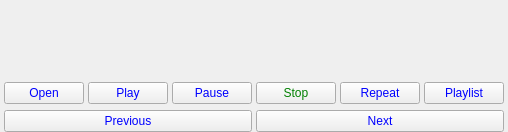
<?xml version="1.0" encoding="UTF-8"?>
<ui version="4.0">
 <class>ControlWindow</class>
 <widget class="QDialog" name="ControlWindow">
  <property name="geometry">
   <rect>
    <x>0</x>
    <y>0</y>
    <width>453</width>
    <height>132</height>
   </rect>
  </property>
  <property name="windowTitle">
   <string>LCD Display Test Window</string>
  </property>
  <layout class="QGridLayout" name="gridLayout" rowstretch="0,0,0">
   <property name="leftMargin">
    <number>4</number>
   </property>
   <property name="topMargin">
    <number>0</number>
   </property>
   <property name="rightMargin">
    <number>4</number>
   </property>
   <property name="bottomMargin">
    <number>0</number>
   </property>
   <property name="horizontalSpacing">
    <number>4</number>
   </property>
   <property name="verticalSpacing">
    <number>6</number>
   </property>
   <item row="1" column="5">
    <widget class="QPushButton" name="playlistButton">
     <property name="sizePolicy">
      <sizepolicy hsizetype="Expanding" vsizetype="Fixed">
       <horstretch>0</horstretch>
       <verstretch>0</verstretch>
      </sizepolicy>
     </property>
     <property name="styleSheet">
      <string notr="true">color: blue;</string>
     </property>
     <property name="text">
      <string>Playlist</string>
     </property>
     <property name="autoDefault">
      <bool>false</bool>
     </property>
    </widget>
   </item>
   <item row="1" column="0">
    <widget class="QPushButton" name="openButton">
     <property name="sizePolicy">
      <sizepolicy hsizetype="Expanding" vsizetype="Fixed">
       <horstretch>0</horstretch>
       <verstretch>0</verstretch>
      </sizepolicy>
     </property>
     <property name="styleSheet">
      <string notr="true">color: blue;</string>
     </property>
     <property name="text">
      <string>Open</string>
     </property>
     <property name="autoDefault">
      <bool>false</bool>
     </property>
    </widget>
   </item>
   <item row="1" column="1">
    <widget class="QPushButton" name="playButton">
     <property name="sizePolicy">
      <sizepolicy hsizetype="Expanding" vsizetype="Fixed">
       <horstretch>0</horstretch>
       <verstretch>0</verstretch>
      </sizepolicy>
     </property>
     <property name="styleSheet">
      <string notr="true">color: blue;</string>
     </property>
     <property name="text">
      <string>Play</string>
     </property>
     <property name="autoDefault">
      <bool>false</bool>
     </property>
    </widget>
   </item>
   <item row="1" column="2">
    <widget class="QPushButton" name="pauseButton">
     <property name="sizePolicy">
      <sizepolicy hsizetype="Expanding" vsizetype="Fixed">
       <horstretch>0</horstretch>
       <verstretch>0</verstretch>
      </sizepolicy>
     </property>
     <property name="styleSheet">
      <string notr="true">color: blue;</string>
     </property>
     <property name="text">
      <string>Pause</string>
     </property>
     <property name="autoDefault">
      <bool>false</bool>
     </property>
    </widget>
   </item>
   <item row="2" column="3" colspan="3">
    <widget class="QPushButton" name="nextButton">
     <property name="sizePolicy">
      <sizepolicy hsizetype="Expanding" vsizetype="Fixed">
       <horstretch>0</horstretch>
       <verstretch>0</verstretch>
      </sizepolicy>
     </property>
     <property name="styleSheet">
      <string notr="true">color: blue;</string>
     </property>
     <property name="text">
      <string>Next</string>
     </property>
     <property name="autoDefault">
      <bool>false</bool>
     </property>
    </widget>
   </item>
   <item row="2" column="0" colspan="3">
    <widget class="QPushButton" name="previousButton">
     <property name="sizePolicy">
      <sizepolicy hsizetype="Expanding" vsizetype="Fixed">
       <horstretch>0</horstretch>
       <verstretch>0</verstretch>
      </sizepolicy>
     </property>
     <property name="styleSheet">
      <string notr="true">color: blue;</string>
     </property>
     <property name="text">
      <string>Previous</string>
     </property>
     <property name="autoDefault">
      <bool>false</bool>
     </property>
    </widget>
   </item>
   <item row="1" column="4">
    <widget class="QPushButton" name="repeatButton">
     <property name="sizePolicy">
      <sizepolicy hsizetype="Expanding" vsizetype="Fixed">
       <horstretch>0</horstretch>
       <verstretch>0</verstretch>
      </sizepolicy>
     </property>
     <property name="minimumSize">
      <size>
       <width>0</width>
       <height>0</height>
      </size>
     </property>
     <property name="styleSheet">
      <string notr="true">color: blue;</string>
     </property>
     <property name="text">
      <string>Repeat</string>
     </property>
     <property name="autoDefault">
      <bool>false</bool>
     </property>
    </widget>
   </item>
   <item row="1" column="3">
    <widget class="QPushButton" name="stopButton">
     <property name="sizePolicy">
      <sizepolicy hsizetype="Expanding" vsizetype="Fixed">
       <horstretch>0</horstretch>
       <verstretch>0</verstretch>
      </sizepolicy>
     </property>
     <property name="styleSheet">
      <string notr="true">color: green;</string>
     </property>
     <property name="text">
      <string>Stop</string>
     </property>
     <property name="autoDefault">
      <bool>false</bool>
     </property>
    </widget>
   </item>
   <item row="0" column="0" colspan="6">
    <widget class="LCDDisplay" name="display" native="true">
     <property name="sizePolicy">
      <sizepolicy hsizetype="Expanding" vsizetype="Expanding">
       <horstretch>0</horstretch>
       <verstretch>0</verstretch>
      </sizepolicy>
     </property>
     <property name="minimumSize">
      <size>
       <width>0</width>
       <height>45</height>
      </size>
     </property>
     <property name="maximumSize">
      <size>
       <width>16777215</width>
       <height>16777215</height>
      </size>
     </property>
     <property name="baseSize">
      <size>
       <width>0</width>
       <height>100</height>
      </size>
     </property>
     <property name="font">
      <font>
       <pointsize>24</pointsize>
      </font>
     </property>
    </widget>
   </item>
  </layout>
 </widget>
 <customwidgets>
  <customwidget>
   <class>LCDDisplay</class>
   <extends>QWidget</extends>
   <header>LCDDisplay.hpp</header>
   <container>1</container>
  </customwidget>
 </customwidgets>
 <resources/>
 <connections/>
</ui>
